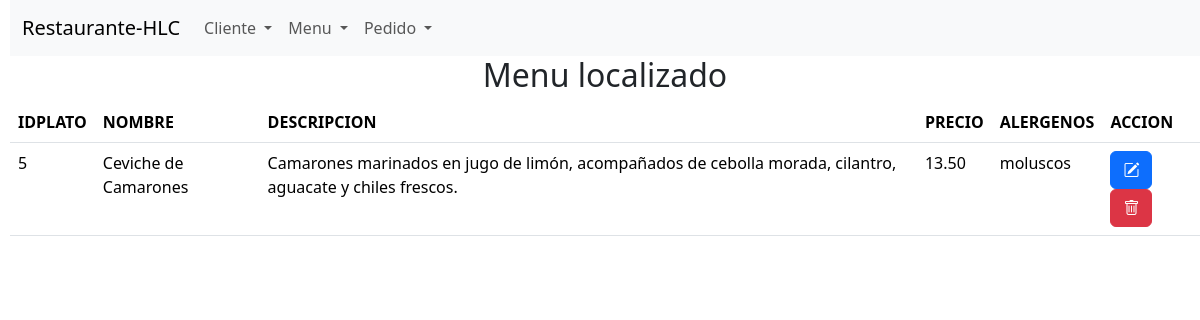
/proceso_buscar_menu.php?txtNombreMenu=Ceviche de Camarones, run on the app's committed database.
### tables this page shows
CREATE TABLE `menu` (
  `idplato` int NOT NULL,
  `nombre` varchar(40) NOT NULL,
  `descripcion` varchar(500) NOT NULL,
  `precio` double(10,2) NOT NULL,
  `alergenos` varchar(150) NOT NULL
);

### proceso_buscar_menu.php (the view, shortened to what this page needs)
<?php
$conexion = obtenerConexion();
$nombre = $_GET['txtNombreMenu'];
$sql = "SELECT * FROM menu WHERE nombre = '$nombre';";
$resultado = mysqli_query($conexion, $sql);
$fila = mysqli_fetch_assoc($resultado);
if($fila){
    $mensaje = "<h2 class='text-center'>Menu localizado</h2>";
    $mensaje .= "<table class='table'>";
    $mensaje .= "<thead><tr><th>IDPLATO</th><th>NOMBRE</th><th>DESCRIPCION</th><th>PRECIO</th><th>ALERGENOS</th><th>ACCION</th></tr></thead>";
    $mensaje .= "<tbody><tr>";
    $mensaje .= "<td>" . $fila['idplato'] . "</td>";
    $mensaje .= "<td>" . $fila['nombre'] . "</td>";
    $mensaje .= "<td>" . $fila['descripcion'] . "</td>";
    $mensaje .= "<td>" . $fila['precio'] . "</td>";
    $mensaje .= "<td>" . $fila['alergenos'] . "</td>";
    $mensaje .= "<td><form class='d-inline me-1' action='editar_menu.php' method='post'>";
    $mensaje .= "<input type='hidden' name='menu' value='" . htmlspecialchars(json_encode($fila),ENT_QUOTES) . "' />";
    $mensaje .= "<button name='Editar' class='btn btn-primary'><i class='bi bi-pencil-square'></i></button></form>";
    $mensaje .= "<form class='d-inline' action='borrar_menu.php' method='post'>";
    $mensaje .= "<input type='hidden' name='idplato' value='" . $fila['idplato']  . "' />";
    $mensaje .= "<button name='Borrar' class='btn btn-danger'><i class='bi bi-trash'></i></button></form>";
    $mensaje .= "</tr></tbody></table>";
} else {
   $mensaje = "<h2 class='text-center mt-5'>El menu con nombre: $nombre no está registrado</h2>";
}
echo $mensaje;
?>

### data on the page
menu: idplato "5", nombre "Ceviche de Camarones", descripcion "Camarones marinados en jugo de limón, acompañados de cebolla morada, cilantro, aguacate y chiles frescos.", precio "13.50", alergenos "moluscos"
